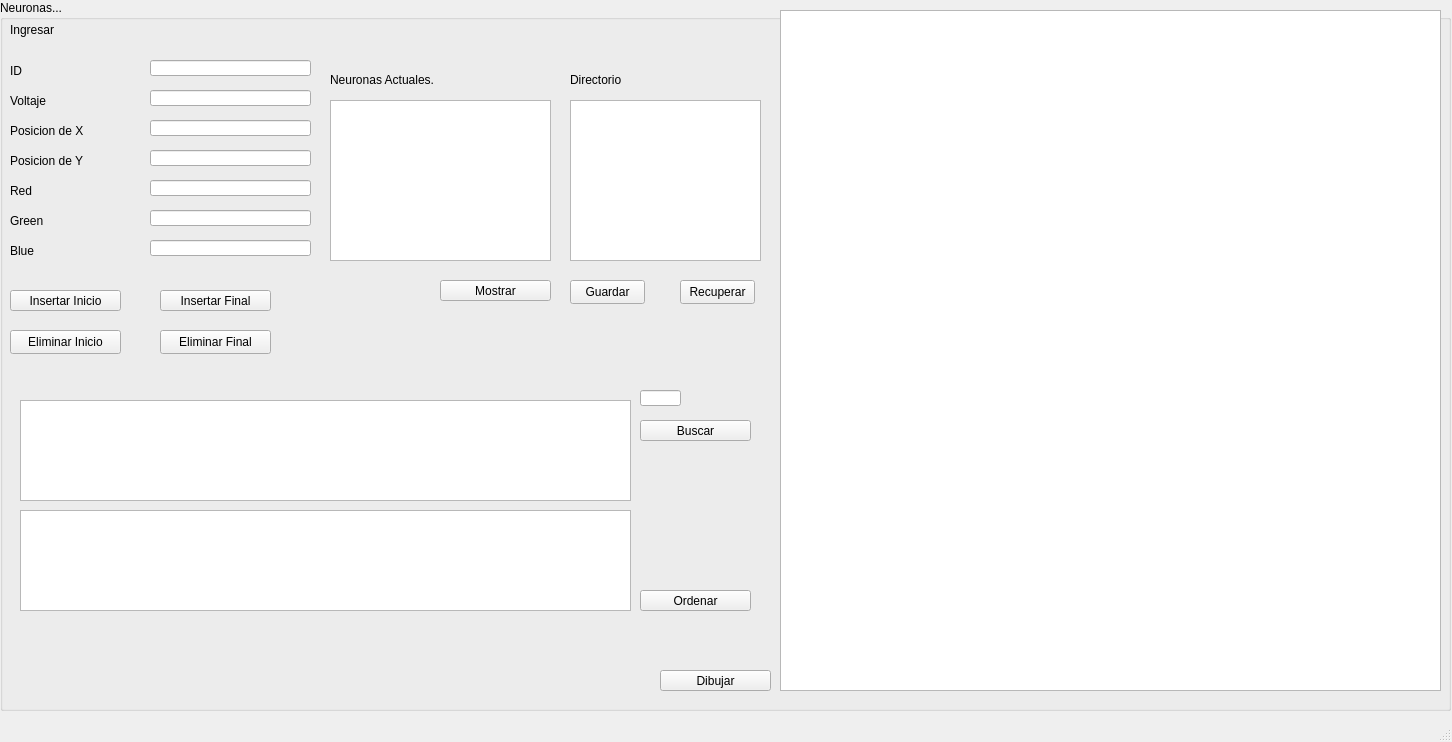
<?xml version="1.0" encoding="UTF-8"?>
<ui version="4.0">
 <class>MainWindow</class>
 <widget class="QMainWindow" name="MainWindow">
  <property name="geometry">
   <rect>
    <x>0</x>
    <y>0</y>
    <width>1452</width>
    <height>742</height>
   </rect>
  </property>
  <property name="windowTitle">
   <string>MainWindow</string>
  </property>
  <widget class="QWidget" name="centralwidget">
   <widget class="QGroupBox" name="BoxN">
    <property name="geometry">
     <rect>
      <x>0</x>
      <y>0</y>
      <width>1451</width>
      <height>711</height>
     </rect>
    </property>
    <property name="title">
     <string>Neuronas...</string>
    </property>
    <widget class="QPushButton" name="pushButton">
     <property name="geometry">
      <rect>
       <x>10</x>
       <y>290</y>
       <width>111</width>
       <height>21</height>
      </rect>
     </property>
     <property name="text">
      <string>Insertar Inicio</string>
     </property>
    </widget>
    <widget class="QLabel" name="label">
     <property name="geometry">
      <rect>
       <x>10</x>
       <y>20</y>
       <width>251</width>
       <height>20</height>
      </rect>
     </property>
     <property name="text">
      <string>Ingresar </string>
     </property>
    </widget>
    <widget class="QLineEdit" name="datoN">
     <property name="geometry">
      <rect>
       <x>150</x>
       <y>60</y>
       <width>161</width>
       <height>16</height>
      </rect>
     </property>
     <property name="text">
      <string/>
     </property>
    </widget>
    <widget class="QLineEdit" name="datoN_2">
     <property name="geometry">
      <rect>
       <x>150</x>
       <y>90</y>
       <width>161</width>
       <height>16</height>
      </rect>
     </property>
    </widget>
    <widget class="QLineEdit" name="datoN_3">
     <property name="geometry">
      <rect>
       <x>150</x>
       <y>120</y>
       <width>161</width>
       <height>16</height>
      </rect>
     </property>
    </widget>
    <widget class="QLineEdit" name="datoN_4">
     <property name="geometry">
      <rect>
       <x>150</x>
       <y>150</y>
       <width>161</width>
       <height>16</height>
      </rect>
     </property>
    </widget>
    <widget class="QLineEdit" name="datoN_5">
     <property name="geometry">
      <rect>
       <x>150</x>
       <y>180</y>
       <width>161</width>
       <height>16</height>
      </rect>
     </property>
    </widget>
    <widget class="QLineEdit" name="datoN_6">
     <property name="geometry">
      <rect>
       <x>150</x>
       <y>210</y>
       <width>161</width>
       <height>16</height>
      </rect>
     </property>
    </widget>
    <widget class="QLineEdit" name="datoN_7">
     <property name="geometry">
      <rect>
       <x>150</x>
       <y>240</y>
       <width>161</width>
       <height>16</height>
      </rect>
     </property>
    </widget>
    <widget class="QPushButton" name="pushButton_2">
     <property name="geometry">
      <rect>
       <x>160</x>
       <y>290</y>
       <width>111</width>
       <height>21</height>
      </rect>
     </property>
     <property name="text">
      <string>Insertar Final</string>
     </property>
    </widget>
    <widget class="QPushButton" name="pushButton_7">
     <property name="geometry">
      <rect>
       <x>440</x>
       <y>280</y>
       <width>111</width>
       <height>21</height>
      </rect>
     </property>
     <property name="text">
      <string>Mostrar</string>
     </property>
    </widget>
    <widget class="QLabel" name="label_2">
     <property name="geometry">
      <rect>
       <x>330</x>
       <y>70</y>
       <width>251</width>
       <height>20</height>
      </rect>
     </property>
     <property name="text">
      <string>Neuronas Actuales.</string>
     </property>
    </widget>
    <widget class="QLabel" name="label_3">
     <property name="geometry">
      <rect>
       <x>10</x>
       <y>60</y>
       <width>111</width>
       <height>21</height>
      </rect>
     </property>
     <property name="text">
      <string>ID</string>
     </property>
    </widget>
    <widget class="QLabel" name="label_4">
     <property name="geometry">
      <rect>
       <x>10</x>
       <y>90</y>
       <width>111</width>
       <height>21</height>
      </rect>
     </property>
     <property name="text">
      <string>Voltaje</string>
     </property>
    </widget>
    <widget class="QLabel" name="label_5">
     <property name="geometry">
      <rect>
       <x>10</x>
       <y>120</y>
       <width>111</width>
       <height>21</height>
      </rect>
     </property>
     <property name="text">
      <string>Posicion de X</string>
     </property>
    </widget>
    <widget class="QLabel" name="label_6">
     <property name="geometry">
      <rect>
       <x>10</x>
       <y>150</y>
       <width>111</width>
       <height>21</height>
      </rect>
     </property>
     <property name="text">
      <string>Posicion de Y</string>
     </property>
    </widget>
    <widget class="QLabel" name="label_7">
     <property name="geometry">
      <rect>
       <x>10</x>
       <y>180</y>
       <width>111</width>
       <height>21</height>
      </rect>
     </property>
     <property name="text">
      <string>Red</string>
     </property>
    </widget>
    <widget class="QLabel" name="label_8">
     <property name="geometry">
      <rect>
       <x>10</x>
       <y>210</y>
       <width>111</width>
       <height>21</height>
      </rect>
     </property>
     <property name="text">
      <string>Green</string>
     </property>
    </widget>
    <widget class="QLabel" name="label_9">
     <property name="geometry">
      <rect>
       <x>10</x>
       <y>240</y>
       <width>111</width>
       <height>21</height>
      </rect>
     </property>
     <property name="text">
      <string>Blue</string>
     </property>
    </widget>
    <widget class="QPlainTextEdit" name="TextEdit">
     <property name="geometry">
      <rect>
       <x>330</x>
       <y>100</y>
       <width>221</width>
       <height>161</height>
      </rect>
     </property>
    </widget>
    <widget class="QPushButton" name="EliminarInicioB">
     <property name="geometry">
      <rect>
       <x>10</x>
       <y>330</y>
       <width>111</width>
       <height>24</height>
      </rect>
     </property>
     <property name="text">
      <string>Eliminar Inicio</string>
     </property>
    </widget>
    <widget class="QPushButton" name="Open_File">
     <property name="geometry">
      <rect>
       <x>570</x>
       <y>280</y>
       <width>75</width>
       <height>24</height>
      </rect>
     </property>
     <property name="text">
      <string>Guardar</string>
     </property>
    </widget>
    <widget class="QPushButton" name="EliminarFinalB">
     <property name="geometry">
      <rect>
       <x>160</x>
       <y>330</y>
       <width>111</width>
       <height>24</height>
      </rect>
     </property>
     <property name="text">
      <string>Eliminar Final</string>
     </property>
    </widget>
    <widget class="QPlainTextEdit" name="TextoD">
     <property name="geometry">
      <rect>
       <x>570</x>
       <y>100</y>
       <width>191</width>
       <height>161</height>
      </rect>
     </property>
    </widget>
    <widget class="QLabel" name="label_10">
     <property name="geometry">
      <rect>
       <x>570</x>
       <y>70</y>
       <width>61</width>
       <height>20</height>
      </rect>
     </property>
     <property name="text">
      <string>Directorio</string>
     </property>
    </widget>
    <widget class="QPushButton" name="Open_File_2">
     <property name="geometry">
      <rect>
       <x>680</x>
       <y>280</y>
       <width>75</width>
       <height>24</height>
      </rect>
     </property>
     <property name="text">
      <string>Recuperar</string>
     </property>
    </widget>
    <widget class="QPushButton" name="pushButton_8">
     <property name="geometry">
      <rect>
       <x>640</x>
       <y>420</y>
       <width>111</width>
       <height>21</height>
      </rect>
     </property>
     <property name="text">
      <string>Buscar</string>
     </property>
    </widget>
    <widget class="QLineEdit" name="datoN_8">
     <property name="geometry">
      <rect>
       <x>640</x>
       <y>390</y>
       <width>41</width>
       <height>16</height>
      </rect>
     </property>
    </widget>
    <widget class="QTableWidget" name="tableWidget">
     <property name="geometry">
      <rect>
       <x>20</x>
       <y>400</y>
       <width>611</width>
       <height>101</height>
      </rect>
     </property>
    </widget>
    <widget class="QGraphicsView" name="graphicsView">
     <property name="geometry">
      <rect>
       <x>780</x>
       <y>10</y>
       <width>661</width>
       <height>681</height>
      </rect>
     </property>
    </widget>
    <widget class="QPushButton" name="pushButton_9">
     <property name="geometry">
      <rect>
       <x>660</x>
       <y>670</y>
       <width>111</width>
       <height>21</height>
      </rect>
     </property>
     <property name="text">
      <string>Dibujar</string>
     </property>
    </widget>
    <widget class="QPushButton" name="pushButton_10">
     <property name="geometry">
      <rect>
       <x>640</x>
       <y>590</y>
       <width>111</width>
       <height>21</height>
      </rect>
     </property>
     <property name="text">
      <string>Ordenar</string>
     </property>
    </widget>
    <widget class="QTableWidget" name="tableWidget_2">
     <property name="geometry">
      <rect>
       <x>20</x>
       <y>510</y>
       <width>611</width>
       <height>101</height>
      </rect>
     </property>
    </widget>
   </widget>
  </widget>
  <widget class="QMenuBar" name="menubar">
   <property name="geometry">
    <rect>
     <x>0</x>
     <y>0</y>
     <width>1452</width>
     <height>22</height>
    </rect>
   </property>
  </widget>
  <widget class="QStatusBar" name="statusbar"/>
 </widget>
 <resources/>
 <connections/>
</ui>
